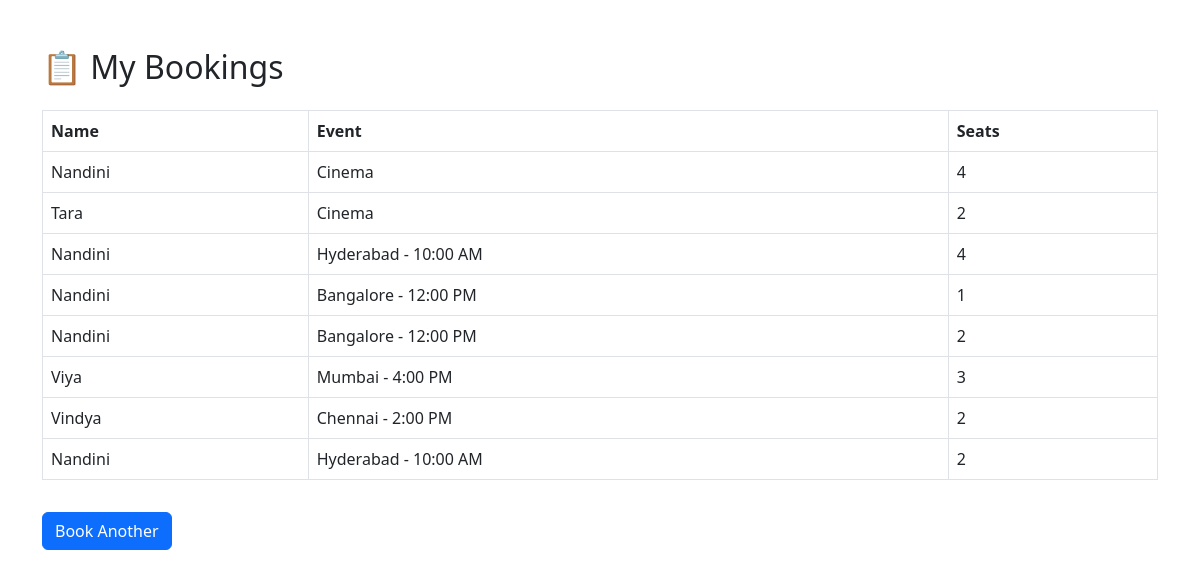
The app's page /bookings (signed in) with its own data.
### tables this page shows
CREATE TABLE bookings (
                id INTEGER PRIMARY KEY AUTOINCREMENT,
                user_id INTEGER,
                name TEXT,
                event TEXT,
                seats INTEGER,
                FOREIGN KEY(user_id) REFERENCES users(id)
            );

### app.py (the view)
@app.route('/bookings')
def bookings():
    if "user_id" not in session:
        return redirect("/login")
    with sqlite3.connect("database.db") as conn:
        cur = conn.cursor()
        cur.execute("SELECT name, event, seats FROM bookings WHERE user_id=?", (session["user_id"],))
        records = cur.fetchall()
    return render_template("bookings.html", records=records)

### templates/bookings.html (shortened to what this page needs)
<!DOCTYPE html>
<html lang="en">
<head>
    <link rel="stylesheet" href="https://cdn.jsdelivr.net/npm/bootstrap@5.3.0/dist/css/bootstrap.min.css">
</head>
<body class="container mt-5">
    <h2>📋 My Bookings</h2>
    {% if records %}
    <table class="table table-bordered mt-4">
        <thead>
            <tr>
                <th>Name</th>
                <th>Event</th>
                <th>Seats</th>
            </tr>
        </thead>
        <tbody>
            {% for row in records %}
            <tr>
                <td>{{ row[0] }}</td>
                <td>{{ row[1] }}</td>
                <td>{{ row[2] }}</td>
            </tr>
            {% endfor %}
        </tbody>
    </table>
    {% else %}
    <p>No bookings yet.</p>
    {% endif %}
    <a href="/book" class="btn btn-primary mt-3">Book Another</a>
</body>
</html>

### records on screen
bookings: name "Nandini", event "Cinema", seats "4"
bookings: name "Tara", event "Cinema", seats "2"
bookings: name "Nandini", event "Hyderabad - 10:00 AM", seats "4"
bookings: name "Nandini", event "Bangalore - 12:00 PM", seats "1"
bookings: name "Nandini", event "Bangalore - 12:00 PM", seats "2"
bookings: name "Viya", event "Mumbai - 4:00 PM", seats "3"
bookings: name "Vindya", event "Chennai - 2:00 PM", seats "2"
bookings: name "Nandini", event "Hyderabad - 10:00 AM", seats "2"
